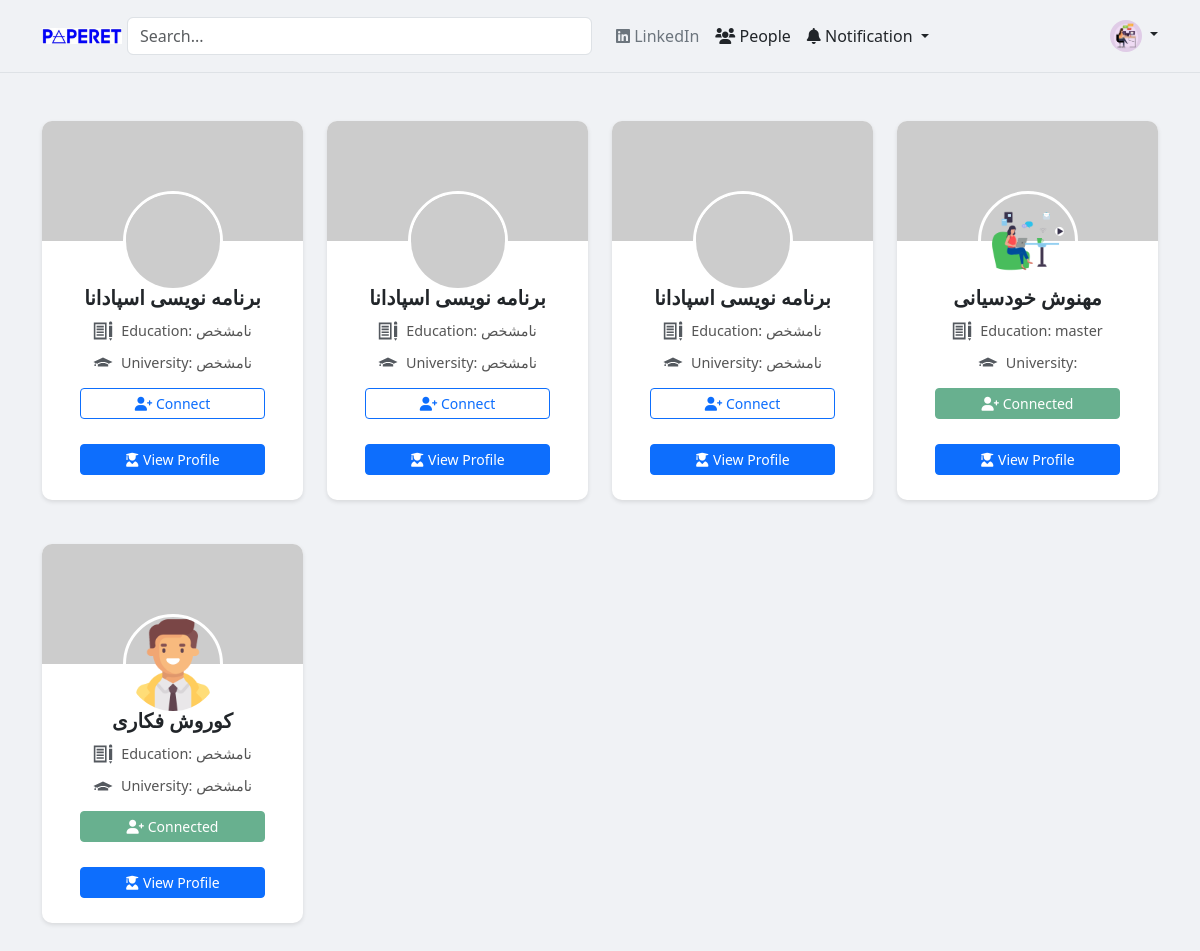
The app's page /people/index.php (signed in) with its own data.
### tables this page shows
CREATE TABLE `users` (
  `id` int(12) NOT NULL,
  `name` varchar(255) DEFAULT NULL,
  `family` varchar(255) DEFAULT NULL,
  `email` varchar(255) DEFAULT NULL,
  `password` varchar(255) DEFAULT NULL,
  `profile_pic` varchar(255) DEFAULT NULL,
  `university` varchar(255) DEFAULT NULL,
  `birthdate` date DEFAULT NULL,
  `education` varchar(255) DEFAULT NULL,
  `workplace` varchar(255) DEFAULT NULL,
  `meeting_info` text DEFAULT NULL,
  `linkedin_url` varchar(255) DEFAULT NULL,
  `x_url` varchar(255) DEFAULT NULL,
  `google_scholar_url` varchar(255) DEFAULT NULL,
  `github_url` varchar(255) DEFAULT NULL,
  `website_url` varchar(255) DEFAULT NULL,
  `custom_profile_link` varchar(255) DEFAULT NULL,
  `availability_status` enum('available','busy','meeting_link','google_calendar_embed') DEFAULT 'available',
  `meeting_link` varchar(255) DEFAULT NULL,
  `google_calendar` varchar(255) DEFAULT NULL,
  `resume_pdf_path` varchar(255) DEFAULT NULL,
  `intro_video_path` varchar(255) DEFAULT NULL,
  `last_resume_update` varchar(255) DEFAULT NULL,
  `biography` longtext DEFAULT NULL,
  `created_at` timestamp NOT NULL DEFAULT current_timestamp(),
  `updated_at` timestamp NOT NULL DEFAULT current_timestamp() ON UPDATE current_timestamp()
);

CREATE TABLE `connections` (
  `id` int(11) NOT NULL,
  `sender_id` int(11) NOT NULL,
  `receiver_id` int(11) NOT NULL,
  `status` enum('pending','accepted','declined') DEFAULT 'pending',
  `created_at` timestamp NOT NULL DEFAULT current_timestamp(),
  `updated_at` timestamp NOT NULL DEFAULT current_timestamp() ON UPDATE current_timestamp()
);

### people/index.php (the view, shortened to what this page needs)
<?php
include(__DIR__ . '/../config.php');
$current_user_id = null;
if (isset($_SESSION['user_data']['id'])) {
    $current_user_id = $_SESSION['user_data']['id'];
} else {
    header("Location: ../login.php");
    exit();
}
?>
<!DOCTYPE html>
<html lang="en" dir="ltr">
<head>
    <link href="https://cdn.jsdelivr.net/npm/bootstrap@5.3.0/dist/css/bootstrap.min.css" rel="stylesheet">
    <link rel="stylesheet" href="https://cdnjs.cloudflare.com/ajax/libs/font-awesome/6.0.0-beta3/css/all.min.css">
</head>
<body>
    <?php
    include 'header.php';
    ?>
    <div class="container mt-5">
        <div class="row">
            <?php
            try {
                $sql = "SELECT id, name, family, education, university, profile_pic FROM users WHERE id != ?";
                $stmt = $conn->prepare($sql);
                $stmt->bind_param("i", $current_user_id);
                $stmt->execute();
                $result = $stmt->get_result();
                if ($result && $result->num_rows > 0) {
                    while ($row = $result->fetch_assoc()) {
                        $target_user_id = $row["id"];
                        $fullName = htmlspecialchars($row["name"] . " " . $row["family"]);
                        $education = htmlspecialchars($row["education"] ?? 'نامشخص');
                        $university = htmlspecialchars($row["university"] ?? 'نامشخص');
                        $profilePic = htmlspecialchars($row["profile_pic"] ?? 'https://via.placeholder.com/100');
                        $coverPic = 'https://via.placeholder.com/800x450';
                        $profileLink = "profile.php?id=" . (int)$target_user_id;
                        $button_text = 'Connect';
                        $button_class = 'btn-outline-primary';
                        $button_disabled = '';
                        $conn_stmt = $conn->prepare("SELECT status, sender_id FROM connections WHERE (sender_id = ? AND receiver_id = ?) OR (sender_id = ? AND receiver_id = ?)");
                        $conn_stmt->bind_param("iiii", $current_user_id, $target_user_id, $target_user_id, $current_user_id);
                        $conn_stmt->execute();
                        $conn_result = $conn_stmt->get_result();
                        if ($conn_result->num_rows > 0) {
                            $conn_row = $conn_result->fetch_assoc();
                            $connection_status = $conn_row['status'];
                            if ($connection_status == 'pending') {
                                if ($conn_row['sender_id'] == $current_user_id) {
                                    $button_text = 'Request Sent';
                                    $button_class = 'btn-secondary';
                                    $button_disabled = 'disabled';
                                } else {
                                    $button_text = 'Pending Request';
                                    $button_class = 'btn-warning';
                                    $button_disabled = 'disabled';
                                }
                            } elseif ($connection_status == 'accepted') {
                                $button_text = 'Connected';
                                $button_class = 'btn-success';
                                $button_disabled = 'disabled';
                            }
                        }
            ?>
                        <div class="col-lg-3 col-md-4 col-sm-6 mb-4">
                            <div class="user-card">
                                <img src="<?= $coverPic ?>" class="cover-image" alt="Cover Image">
                                <img src="<?= $profilePic ?>" class="profile-picture" alt="Profile Picture">
                                <div class="card-body-custom">
                                    <h5 class="card-title-custom"><?= $fullName ?></h5>
                                    <div class="icon-text">
                                        <span>Education: <?= $education ?></span>
                                    </div>
                                    <div class="icon-text">
                                        <span>University: <?= $university ?></span>
                                    </div>
                                    <?php if ($target_user_id != $current_user_id) :
                                    ?>
                                        <button type="button" class="btn <?= $button_class ?> btn-sm btn-custom connect-btn" data-user-id="<?= $target_user_id ?>" <?= $button_disabled ?>>
                                            <i class="fas fa-user-plus"></i> <?= $button_text ?>
                                        </button>
                                    <?php endif; ?>
                                    <a href="<?= $profileLink ?>" class="btn btn-primary btn-sm btn-custom"><i class="fas fa-user-graduate"></i> View Profile</a>
                                </div>
                            </div>
                        </div>
            <?php
                    }
                } else {
                    echo "<div class='col-12 text-center'><p>No users found.</p></div>";
                }
            } catch (Exception $e) {
                error_log("Query error in people/index.php: " . $e->getMessage());
                echo "<div class='col-12 alert alert-danger'>Error loading user data. Please try again later.</div>";
            } finally {
                if ($conn instanceof mysqli) {
                    $conn->close();
                }
            }
            ?>
        </div>
    </div>
</body>
</html>

### people/index.php (style rules this page uses)
body { background-color: #f0f2f5; }
.user-card { background-color: #fff; border-radius: 10px; box-shadow: 0 2px 4px rgba(0, 0, 0, 0.1); margin-bottom: 20px; overflow: hidden; text-align: center; }
.cover-image { width: 100%; height: 120px; object-fit: cover; }
.profile-picture { width: 100px; height: 100px; border-radius: 50%; object-fit: cover; border: 3px solid #fff; margin-top: -50px; position: relative; z-index: 1; }
.card-body-custom { padding: 15px; margin-top: -20px; }
.card-title-custom { font-size: 1.25rem; font-weight: bold; margin-bottom: 5px; }
.icon-text { display: flex; align-items: center; justify-content: center; margin-top: 10px; font-size: 0.9rem; color: #555; }
.icon-text svg { width: 20px; height: 20px; margin-right: 8px; fill: #54595F; }
.btn-custom { width: 80%; margin-top: 15px; margin-bottom: 10px; }

### records on screen
users: fullName "برنامه نویسی اسپادانا", education "نامشخص", university "نامشخص", button_text "Connect"
users: fullName "برنامه نویسی اسپادانا", education "نامشخص", university "نامشخص", button_text "Connect"
users: fullName "برنامه نویسی اسپادانا", education "نامشخص", university "نامشخص", button_text "Connect"
users: profile_pic (picture), fullName "مهنوش خودسیانی", education "master", connections.status "Connected"
users: profile_pic (picture), fullName "کوروش فکاری", education "نامشخص", university "نامشخص", connections.status "Connected"
